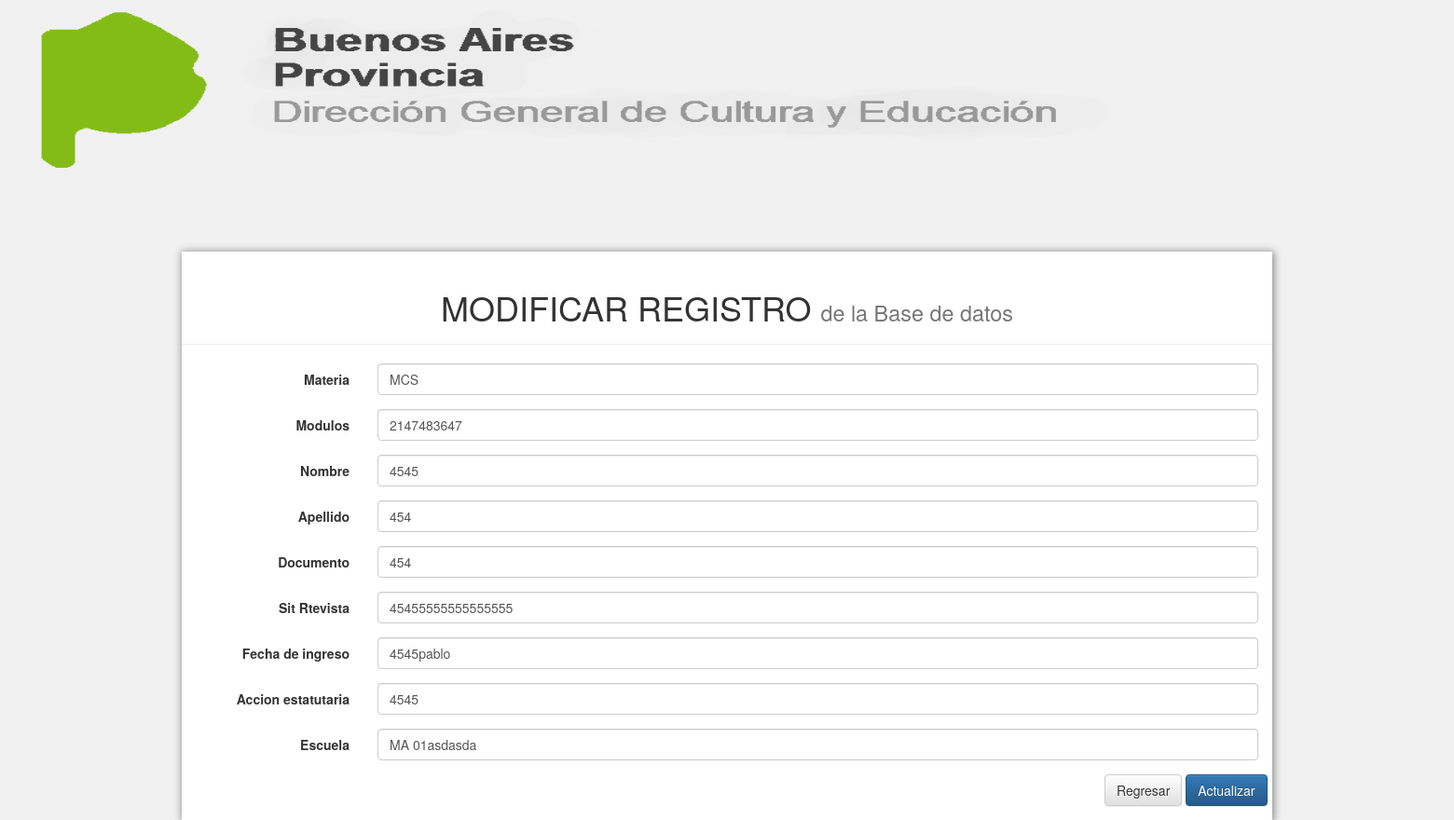
/modificar.php?dni=1 (signed in), run on the app's committed database.
### tables this page shows
CREATE TABLE `datos` (
  `materia` varchar(50) NOT NULL,
  `modulos` int(2) NOT NULL,
  `nombre` varchar(100) NOT NULL,
  `apellido` varchar(100) NOT NULL,
  `dni` int(20) NOT NULL,
  `sit_rtevista` varchar(100) NOT NULL,
  `fecha_de_ingreso` varchar(20) NOT NULL,
  `accion_estatutaria` int(100) NOT NULL,
  `escuela` varchar(20) NOT NULL,
  `id_tabla` bigint(255) NOT NULL
);

### modificar.php (the view, shortened to what this page needs)
<?php
  if($_SESSION["logueado"] == TRUE) {
	$id = $_GET['dni'];
	$mysqli=getConnexion();
	$sql = "SELECT * FROM datos WHERE id_tabla = '".$id."'";
	$resultado = $mysqli->query($sql);
	$row = $resultado->fetch_array(MYSQLI_ASSOC);
?>
<html lang="es">
    <head>
            <link href="https://maxcdn.bootstrapcdn.com/bootstrap/3.3.7/css/bootstrap.min.css" rel="stylesheet">
                <link rel="stylesheet" src="css/estilos.css" type="text/css">
                    <link href="https://maxcdn.bootstrapcdn.com/bootstrap/3.3.7/css/bootstrap-theme.min.css" rel="stylesheet">
    </head>
    <body style="background-color: #f1f1f1;">
    <div class="container-fluid">
<div class="row">
  <img src="css/SAD.png" class="img-fluid" style="width:100%; height:25%;  alt="SAD de Quilmes">
</div>
</div>
        <div class="container" style="background-color:#fff; box-shadow: 1px 1px 8px 1px #888; margin-top: 5em;">
            <div class="row">
            <div class="page-header text-center">
                <h1>
                    MODIFICAR REGISTRO
                    <small>
                        de la Base de datos
                    </small>
                </h1>
                </div>
            </div>
            <form action="php/modi.php" autocomplete="off" class="form-horizontal" method="POST">
                <div class="form-group">
                    <label class="col-sm-2 control-label" for="materia">
                        Materia
                    </label>
                    <div class="col-sm-10">
                        <input class="form-control" id="materia" name="materia" placeholder="Materia" required="" type="text" value="<?php echo $row['materia']; ?>">
                    </div>
                </div>
                <div class="form-group">
                    <label class="col-sm-2 control-label" for="modulos">
                        Modulos
                    </label>
                    <div class="col-sm-10">
                        <input class="form-control" id="modulos" name="modulos" placeholder="Modulos" required="" type="text" value="<?php echo $row['modulos']; ?>">
                    </div>
                </div>
                <div class="form-group">
                    <label class="col-sm-2 control-label" for="nombre">
                        Nombre
                    </label>
                    <div class="col-sm-10">
                        <input class="form-control" id="nombre" name="nombre" placeholder="Nombre" type="text" value="<?php echo $row['nombre']; ?>">
                    </div>
                </div>
                <div class="form-group">
                    <label class="col-sm-2 control-label" for="apellido">
                        Apellido
                    </label>
                    <div class="col-sm-10">
                        <input class="form-control" id="apellido" name="apellido" placeholder="Apellido" type="text" value="<?php echo $row['apellido']; ?>">
                    </div>
                </div>
                <div class="form-group">
                    <label class="col-sm-2 control-label" for="dni">
                        Documento
                    </label>
                    <div class="col-sm-10">
                        <input class="form-control" id="dni" name="dni" placeholder="Documento" type="text" value="<?php echo $row['dni']; ?>">
                    </div>
                </div>
                <div class="form-group">
                    <label class="col-sm-2 control-label" for="sit_rtevista">
                        Sit Rtevista
                    </label>
                    <div class="col-sm-10">
                        <input class="form-control" id="sit_rtevista" name="sit_rtevista" placeholder="Sit Rtevista" type="text" value="<?php echo $row['sit_rtevista']; ?>">
                    </div>
                </div>
                <div class="form-group">
                    <label class="col-sm-2 control-label" for="fecha">
                        Fecha de ingreso
                    </label>
                    <div class="col-sm-10">
                        <input class="form-control" id="fecha" name="fecha" placeholder="Fecha de ingreso" type="text" value="<?php echo $row['fecha_de_ingreso']; ?>">
                    </div>
                </div>
                <div class="form-group">
                    <label class="col-sm-2 control-label" for="accion">
                        Accion estatutaria
                    </label>
                    <div class="col-sm-10">
                        <input class="form-control" id="accion" name="accion" placeholder="Accion estatutaria" type="text" value="<?php echo $row['accion_estatutaria']; ?>">
                    </div>
                </div>
                <div class="form-group">
                    <label class="col-sm-2 control-label" for="escuela">
                        Escuela
                    </label>
                    <div class="col-sm-10">
                        <input class="form-control" id="escuela" name="escuela" placeholder="Escuela" type="text" value="<?php echo $row['escuela']; ?>">
                    </div>
                </div>
                <div class="form-group">
                    <div class="col-sm-offset-10 col-sm-10">
                        <a class="btn btn-default" href="tabla_datos.php">
                            Regresar
                        </a>
                        <button class="btn btn-primary" name="editar" type="submit">
                            Actualizar
                        </button>
                    </div>
                </div>
            </form>
        </div>
    </body>
</html>
<?php }else {
    header("Location: administrador.php");
  }
?>

### data on the page
datos: materia "MCS", modulos "2147483647", nombre "4545", apellido "454", dni "454", sit_rtevista "45455555555555555", fecha "4545pablo", accion "4545", escuela "MA 01asdasda"
